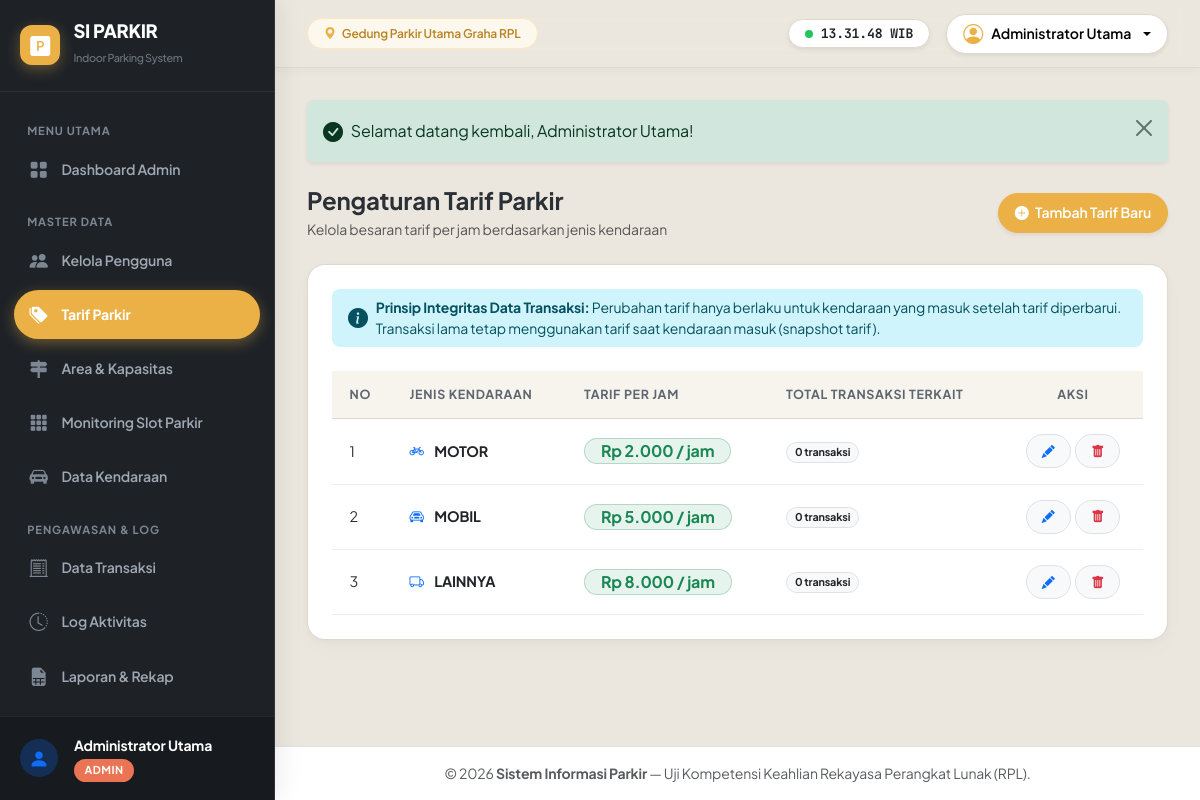
Screenshot of /admin/tarif/index.php (signed in) with the database file from the repository.
### tables this page shows
CREATE TABLE `tb_tarif` (
  `id_tarif` INT AUTO_INCREMENT PRIMARY KEY,
  `jenis_kendaraan` ENUM('motor','mobil','lainnya') NOT NULL UNIQUE,
  `tarif_per_jam` DECIMAL(10,0) NOT NULL,
  INDEX `idx_tarif_jenis` (`jenis_kendaraan`)
);

### admin/tarif/index.php (the view, shortened to what this page needs)
<?php
require_once __DIR__ . '/../../includes/header.php';
$pdo = getDBConnection();
$stmt = $pdo->query("
    SELECT t.*, COUNT(tr.id_parkir) AS total_transaksi
    FROM tb_tarif t
    LEFT JOIN tb_transaksi tr ON t.id_tarif = tr.id_tarif
    GROUP BY t.id_tarif
    ORDER BY t.tarif_per_jam ASC
");
$tarifList = $stmt->fetchAll();
?>
<div class="d-flex justify-content-between align-items-center mb-4">
    <div>
        <h4 class="fw-bold mb-1">Pengaturan Tarif Parkir</h4>
        <p class="text-muted small mb-0">Kelola besaran tarif per jam berdasarkan jenis kendaraan</p>
    </div>
    <a href="<?= BASE_URL ?>/admin/tarif/tambah.php" class="btn btn-primary rounded-pill px-3 shadow-sm">
        <i class="bi bi-plus-circle-fill me-1"></i> Tambah Tarif Baru
    </a>
</div>
<div class="card-custom p-4 mb-4">
    <div class="alert alert-info border-0 rounded-3 small py-2 d-flex align-items-center mb-4">
        <i class="bi bi-info-circle-fill me-2 fs-5"></i>
        <div>
            <strong>Prinsip Integritas Data Transaksi:</strong> Perubahan tarif hanya berlaku untuk kendaraan yang masuk setelah tarif diperbarui. Transaksi lama tetap menggunakan tarif saat kendaraan masuk (snapshot tarif).
        </div>
    </div>
    <div class="table-responsive">
        <table class="table table-custom table-hover mb-0">
            <thead>
                <tr>
                    <th style="width: 60px;">No</th>
                    <th>Jenis Kendaraan</th>
                    <th>Tarif Per Jam</th>
                    <th>Total Transaksi Terkait</th>
                    <th style="width: 140px;" class="text-center">Aksi</th>
                </tr>
            </thead>
            <tbody>
                <?php if (empty($tarifList)): ?>
                    <tr>
                        <td colspan="5" class="text-center text-muted py-4">Belum ada data tarif parkir.</td>
                    </tr>
                <?php else: ?>
                    <?php $no = 1; foreach ($tarifList as $t): ?>
                        <tr>
                            <td><?= $no++ ?></td>
                            <td>
                                <span class="fw-bold text-dark text-uppercase">
                                    <i class="bi <?= ($t['jenis_kendaraan'] === 'motor') ? 'bi-bicycle' : (($t['jenis_kendaraan'] === 'mobil') ? 'bi-car-front' : 'bi-truck') ?> me-2 text-primary"></i>
                                    <?= htmlspecialchars($t['jenis_kendaraan']) ?>
                                </span>
                            </td>
                            <td>
                                <span class="badge bg-success bg-opacity-10 text-success border border-success border-opacity-25 fs-6 px-3 py-1 fw-bold rounded-pill">
                                    <?= formatRupiah($t['tarif_per_jam']) ?> / jam
                                </span>
                            </td>
                            <td>
                                <span class="badge bg-light text-dark border px-2 py-1 rounded-pill">
                                    <?= number_format($t['total_transaksi']) ?> transaksi
                                </span>
                            </td>
                            <td class="text-center">
                                <div class="d-inline-flex gap-1">
                                    <a href="<?= BASE_URL ?>/admin/tarif/edit.php?id=<?= $t['id_tarif'] ?>" class="btn btn-light btn-sm border btn-action" title="Ubah Tarif">
                                        <i class="bi bi-pencil-fill text-primary"></i>
                                    </a>
                                    <?php if ((int)$t['total_transaksi'] === 0): ?>
                                        <a href="<?= BASE_URL ?>/admin/tarif/hapus.php?id=<?= $t['id_tarif'] ?>" class="btn btn-light btn-sm border btn-action"
                                           title="Hapus Tarif" data-confirm="Hapus data tarif untuk jenis kendaraan <?= $t['jenis_kendaraan'] ?>?">
                                            <i class="bi bi-trash-fill text-danger"></i>
                                        </a>
                                    <?php else: ?>
                                        <button class="btn btn-light btn-sm border btn-action text-muted" title="Tidak dapat dihapus karena digunakan transaksi" disabled>
                                            <i class="bi bi-lock-fill"></i>
                                        </button>
                                    <?php endif; ?>
                                </div>
                            </td>
                        </tr>
                    <?php endforeach; ?>
                <?php endif; ?>
            </tbody>
        </table>
    </div>
</div>
<?php require_once __DIR__ . '/../../includes/footer.php'; ?>

### assets/css/style.css (style rules this page uses)
:root { --primary-color: #ebb146; --primary-hover: #d39b33; --primary-subtle: #fdf8ed; --primary-dark: #b88220; --sidebar-bg: #1e2227; --sidebar-hover: #2a3037; --sidebar-active: #ebb146; --body-bg: #ece7de; --card-bg: #ffffff; --card-border: #ded8ce; --card-alt: #f7f4ee; --text-main: #2b3036; --text-secondary: #5e6670; --text-muted: #8c939b; --accent-coral: #eb7454; --accent-emerald: #15803d; --accent-dark: #111827; --radius-sm: 8px; --radius-md: 14px; --radius-lg: 18px; --radius-pill: 999px; }
body { font-family: 'Plus Jakarta Sans', -apple-system, BlinkMacSystemFont, "Segoe UI", Roboto, sans-serif; background-color: var(--body-bg); color: var(--text-main); overflow-x: hidden; min-height: 100vh; -webkit-font-smoothing: antialiased; -moz-osx-font-smoothing: grayscale; letter-spacing: -0.01em; }
.card-custom { background-color: var(--card-bg); border-radius: var(--radius-lg); border: 1px solid var(--card-border); box-shadow: 0 2px 8px rgba(0, 0, 0, 0.03), 0 8px 24px rgba(0, 0, 0, 0.02); transition: transform 0.2s cubic-bezier(0.16, 1, 0.3, 1), box-shadow 0.2s cubic-bezier(0.16, 1, 0.3, 1); overflow: hidden; }
.btn { border-radius: var(--radius-pill); font-weight: 600; font-size: 0.88rem; padding: 0.55rem 1.25rem; transition: all 0.2s cubic-bezier(0.16, 1, 0.3, 1); }
.btn-sm { padding: 0.38rem 0.95rem; font-size: 0.82rem; }
.btn-primary { background-color: var(--primary-color) !important; border-color: var(--primary-color) !important; color: #ffffff !important; box-shadow: 0 4px 12px rgba(235, 177, 70, 0.32); }
.table-custom { vertical-align: middle; }
.table-custom thead th { background-color: var(--card-alt); color: var(--text-secondary); font-weight: 700; font-size: 0.78rem; text-transform: uppercase; letter-spacing: 0.05em; border-bottom: 1px solid var(--card-border); padding: 0.9rem 1.1rem; }
.table-custom tbody td { padding: 0.95rem 1.1rem; color: var(--text-main); font-size: 0.9rem; border-bottom: 1px solid #f1ece5; }

### rows the page displays
tb_tarif: jenis_kendaraan "MOTOR", tarif_per_jam "Rp 2.000", total_transaksi "0"
tb_tarif: jenis_kendaraan "MOBIL", tarif_per_jam "Rp 5.000", total_transaksi "0"
tb_tarif: jenis_kendaraan "LAINNYA", tarif_per_jam "Rp 8.000", total_transaksi "0"

### other values shown
$userNama "Administrator Utama"
$userRole "ADMIN"
APP_LOCATION "Gedung Parkir Utama Graha RPL"
$user['nama_lengkap'] "Administrator Utama"
$text "Selamat datang kembali, Administrator Utama!"
APP_NAME "Sistem Informasi Parkir"
